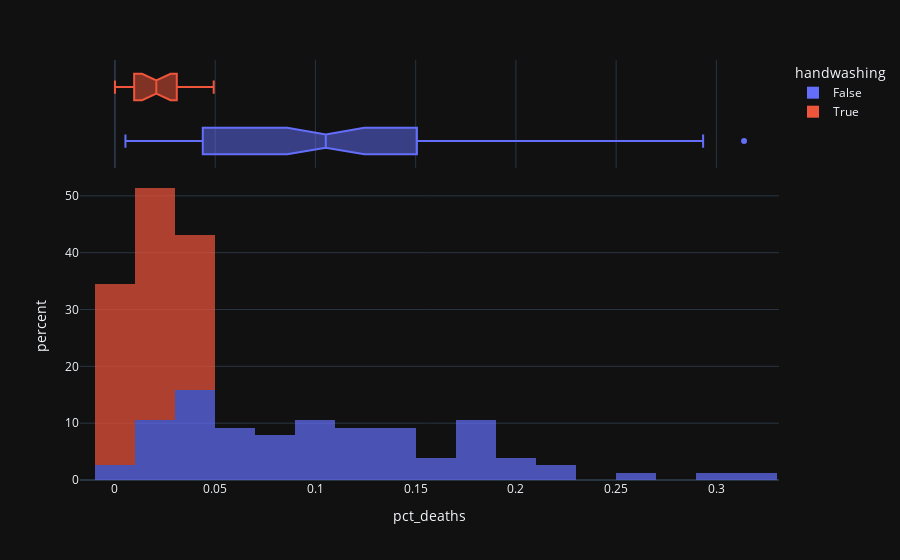

Notebook code for this chart:
### Markdown cell above
### Use Histograms to Visualise the Monthly Distribution of Outcomes

**Challenge**: Create a [plotly histogram](https://plotly.com/python/histograms/) to show the monthly percentage of deaths. 

* Use docs to check out the available parameters. Use the [`color` parameter](https://plotly.github.io/plotly.py-docs/generated/plotly.express.histogram.html) to display two overlapping histograms.
* The time period of handwashing is shorter than not handwashing. Change `histnorm` to `percent` to make the time periods comparable. 
* Make the histograms slighlty transparent
* Experiment with the number of bins on the histogram. Which number work well in communicating the range of outcomes?
* Just for fun, display your box plot on the top of the histogram using the `marginal` parameter.

### Code cell
hist = px.histogram(
    df_monthly,
    x='pct_deaths',
    color='handwashing',
    histnorm='percent',
    opacity=0.7,
    nbins=30,
    marginal='box'
)
hist.show()

### Figure 1 — Plotly figure (JSON) as saved in the notebook; plotly's stock layout.template omitted (floating-point values rounded to 4 significant figures)
{"data": [{"bingroup": "x", "histnorm": "percent", "hovertemplate": "handwashing=False<br>pct_deaths=%{x}<br>percent=%{y}<extra></extra>", "legendgroup": "False", "marker": {"color": "#636efa", "opacity": 0.7, "pattern": {"shape": ""}}, "name": "False", "nbinsx": 30, "orientation": "v", "showlegend": true, "x": [0.1457, 0.07531, 0.04332, 0.01569, 0.007843, 0.05, 0.08421, 0.01351, 0.01878, 0.1102, 0.2255, 0.2085, 0.1222, 0.1023, 0.1074, 0.03226, 0.06593, 0.2078, 0.2546, 0.1839, 0.2934, 0.2297, 0.3138, 0.1912, 0.1597, 0.1241, 0.1193, 0.06098, 0.04082, 0.005236, 0.01554, 0.02262, 0.176, 0.07143, 0.08051, 0.1516, 0.1128, 0.1703, 0.1731, 0.05833, 0.02679, 0.04369, 0.0632, 0.01224, 0.03226, 0.1102, 0.1055, 0.07591, 0.04745, 0.04452, 0.04231, 0.04392, 0.07143, 0.06122, 0.03586, 0.1055, 0.1484, 0.1094, 0.1049, 0.1339, 0.1809, 0.1543, 0.1897, 0.1344, 0.1015, 0.131, 0.1806, 0.1439, 0.1496, 0.1077, 0.05369, 0.03215, 0.01923, 0.03607, 0.1827, 0.1224], "xaxis": "x", "yaxis": "y", "type": "histogram"}, {"hovertemplate": "handwashing=False<br>pct_deaths=%{x}<extra></extra>", "legendgroup": "False", "marker": {"color": "#636efa"}, "name": "False", "notched": true, "showlegend": false, "x": [0.1457, 0.07531, 0.04332, 0.01569, 0.007843, 0.05, 0.08421, 0.01351, 0.01878, 0.1102, 0.2255, 0.2085, 0.1222, 0.1023, 0.1074, 0.03226, 0.06593, 0.2078, 0.2546, 0.1839, 0.2934, 0.2297, 0.3138, 0.1912, 0.1597, 0.1241, 0.1193, 0.06098, 0.04082, 0.005236, 0.01554, 0.02262, 0.176, 0.07143, 0.08051, 0.1516, 0.1128, 0.1703, 0.1731, 0.05833, 0.02679, 0.04369, 0.0632, 0.01224, 0.03226, 0.1102, 0.1055, 0.07591, 0.04745, 0.04452, 0.04231, 0.04392, 0.07143, 0.06122, 0.03586, 0.1055, 0.1484, 0.1094, 0.1049, 0.1339, 0.1809, 0.1543, 0.1897, 0.1344, 0.1015, 0.131, 0.1806, 0.1439, 0.1496, 0.1077, 0.05369, 0.03215, 0.01923, 0.03607, 0.1827, 0.1224], "xaxis": "x2", "yaxis": "y2", "type": "box"}, {"bingroup": "x", "histnorm": "percent", "hovertemplate": "handwashing=True<br>pct_deaths=%{x}<br>percent=%{y}<extra></extra>", "legendgroup": "True", "marker": {"color": "#EF553B", "opacity": 0.7, "pattern": {"shape": ""}}, "name": "True", "nbinsx": 30, "orientation": "v", "showlegend": true, "x": [0.02239, 0.012, 0.01894, 0.0458, 0.03957, 0.04472, 0.0293, 0.03534, 0.006873, 0.0, 0.006557, 0.009585, 0.01136, 0.003717, 0.0, 0.009615, 0.02341, 0.02903, 0.0134, 0.02233, 0.03085, 0.04926], "xaxis": "x", "yaxis": "y", "type": "histogram"}, {"hovertemplate": "handwashing=True<br>pct_deaths=%{x}<extra></extra>", "legendgroup": "True", "marker": {"color": "#EF553B"}, "name": "True", "notched": true, "showlegend": false, "x": [0.02239, 0.012, 0.01894, 0.0458, 0.03957, 0.04472, 0.0293, 0.03534, 0.006873, 0.0, 0.006557, 0.009585, 0.01136, 0.003717, 0.0, 0.009615, 0.02341, 0.02903, 0.0134, 0.02233, 0.03085, 0.04926], "xaxis": "x2", "yaxis": "y2", "type": "box"}], "layout": {"xaxis": {"anchor": "y", "domain": [0.0, 1.0], "title": {"text": "pct_deaths"}}, "yaxis": {"anchor": "x", "domain": [0.0, 0.7326], "title": {"text": "percent"}}, "xaxis2": {"anchor": "y2", "domain": [0.0, 1.0], "matches": "x", "showticklabels": false, "showgrid": true}, "yaxis2": {"anchor": "x2", "domain": [0.7426, 1.0], "matches": "y2", "showticklabels": false, "showline": false, "ticks": "", "showgrid": false}, "legend": {"title": {"text": "handwashing"}, "tracegroupgap": 0}, "margin": {"t": 60}, "barmode": "relative"}}
